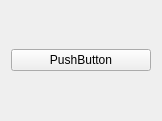
<?xml version="1.0" encoding="UTF-8"?>
<ui version="4.0">
 <class>CloseButton</class>
 <widget class="QWidget" name="CloseButton">
  <property name="geometry">
   <rect>
    <x>0</x>
    <y>0</y>
    <width>162</width>
    <height>121</height>
   </rect>
  </property>
  <property name="windowTitle">
   <string>Form</string>
  </property>
  <layout class="QVBoxLayout" name="verticalLayout">
   <item>
    <widget class="QPushButton" name="pushButton">
     <property name="text">
      <string>PushButton</string>
     </property>
    </widget>
   </item>
  </layout>
 </widget>
 <resources/>
 <connections/>
</ui>
